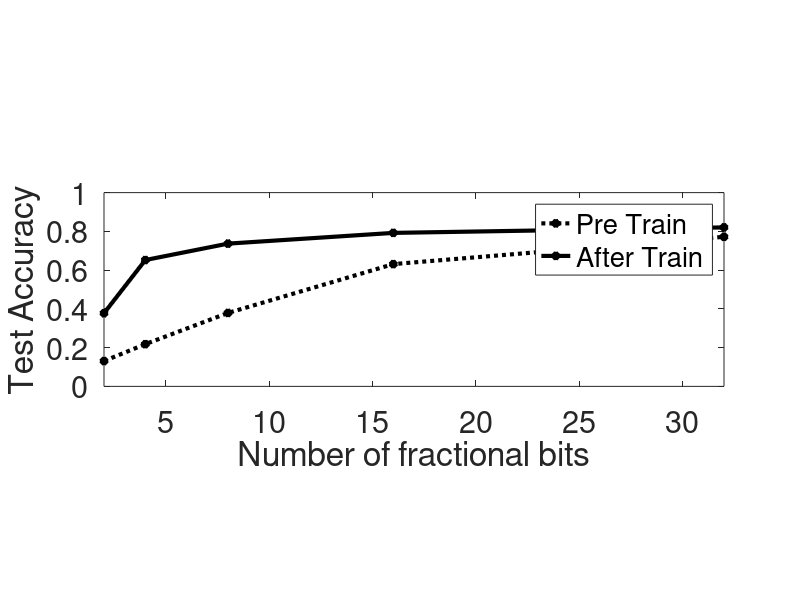

MATLAB code for this plot:
nbits = [2, 4, 8, 16, 32]
% nbits = [1, 2, 3, 4, 5, 6]
fp_pre_train_acc = [0.13070914, 0.21794872, 0.37900642, 0.63110977, 0.77193511];
fp_post_train_acc = [0.37770432, 0.65204328, 0.73677886, 0.79216748, 0.82051283];

figure
% subplot(2,1,1)
plot(nbits,fp_pre_train_acc, '*:black','LineWidth',3);
hold on
plot(nbits,fp_post_train_acc,'*-black','LineWidth',3);
lgd = legend('Pre Train', 'After Train');
set(lgd, 'FontSize', 22);
xlabel('Number of fractional bits','FontSize',22);
ylabel('Test Accuracy','FontSize',22);
set(gca,'fontsize',22);


x_width=3.25 ;y_width=1.125
set(gcf,'Units','normalized');
set(gcf,'Position',[0 0 x_width y_width]);
set(gca,'XLim',[2 32])
% set(gca,'yscale','log')

pbaspect([3.2 1 1])

